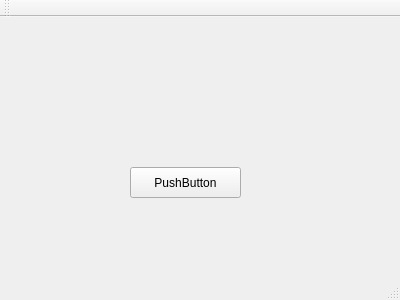
<?xml version="1.0" encoding="UTF-8"?>
<ui version="4.0">
 <class>MainWindow</class>
 <widget class="QMainWindow" name="MainWindow">
  <property name="geometry">
   <rect>
    <x>0</x>
    <y>0</y>
    <width>400</width>
    <height>300</height>
   </rect>
  </property>
  <property name="windowTitle">
   <string>MainWindow</string>
  </property>
  <widget class="QWidget" name="centralWidget">
   <widget class="QPushButton" name="pushButton">
    <property name="geometry">
     <rect>
      <x>130</x>
      <y>150</y>
      <width>111</width>
      <height>31</height>
     </rect>
    </property>
    <property name="text">
     <string>PushButton</string>
    </property>
   </widget>
  </widget>
  <widget class="QMenuBar" name="menuBar">
   <property name="geometry">
    <rect>
     <x>0</x>
     <y>0</y>
     <width>400</width>
     <height>23</height>
    </rect>
   </property>
  </widget>
  <widget class="QToolBar" name="mainToolBar">
   <attribute name="toolBarArea">
    <enum>TopToolBarArea</enum>
   </attribute>
   <attribute name="toolBarBreak">
    <bool>false</bool>
   </attribute>
  </widget>
  <widget class="QStatusBar" name="statusBar"/>
 </widget>
 <layoutdefault spacing="6" margin="11"/>
 <resources/>
 <connections/>
</ui>
